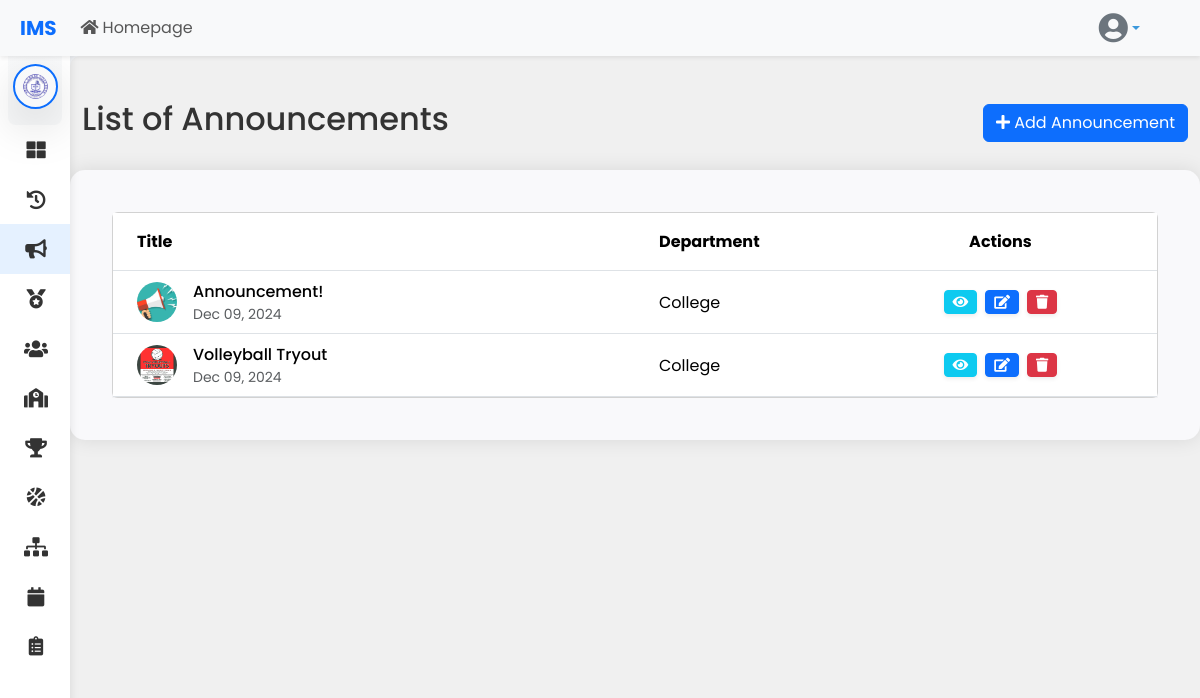
Page /announcements/adminannouncement.php (signed in) on the committed database.
### tables this page shows
CREATE TABLE `schools` (
  `school_id` int(11) NOT NULL,
  `logo` varchar(255) DEFAULT NULL,
  `school_name` varchar(255) NOT NULL,
  `school_code` varchar(50) NOT NULL,
  `address` text DEFAULT NULL,
  `created_at` timestamp NOT NULL DEFAULT current_timestamp(),
  `updated_at` timestamp NOT NULL DEFAULT current_timestamp() ON UPDATE current_timestamp()
);

CREATE TABLE `announcement` (
  `id` int(11) NOT NULL,
  `title` varchar(255) NOT NULL,
  `message` text NOT NULL,
  `image` varchar(255) DEFAULT NULL,
  `school_id` int(11) DEFAULT NULL,
  `department_id` int(11) NOT NULL,
  `created_at` datetime DEFAULT current_timestamp()
);

CREATE TABLE `departments` (
  `id` int(11) NOT NULL,
  `department_name` enum('Elementary','JHS','SHS','College','System') NOT NULL,
  `school_id` int(11) DEFAULT NULL
);

### announcements/adminannouncement.php (the view, shortened to what this page needs)
<?php
$conn = con();
$user_id = $_SESSION['user_id'];
$sql = "SELECT role, school_id FROM users WHERE id = ?";
$stmt_select = mysqli_prepare($conn, $sql);
mysqli_stmt_bind_param($stmt_select, "i", $user_id);
mysqli_stmt_execute($stmt_select);
$result = mysqli_stmt_get_result($stmt_select);
if (mysqli_num_rows($result) > 0) {
    $user = mysqli_fetch_assoc($result);
    $school_id = $user['school_id'];
} else {
    header('Location: ims/login.php');
    exit();
}
$announcements_query = "SELECT a.*, d.department_name
                       FROM announcement a
                       LEFT JOIN departments d ON a.department_id = d.id
                       WHERE a.school_id = ?
                       ORDER BY a.id DESC";
$stmt_announcements = mysqli_prepare($conn, $announcements_query);
mysqli_stmt_bind_param($stmt_announcements, "i", $school_id);
mysqli_stmt_execute($stmt_announcements);
$announcements_result = mysqli_stmt_get_result($stmt_announcements);
include '../navbar/navbar.php';
?>
<!DOCTYPE html>
<html lang="en">
<head>
    <link href="https://cdn.jsdelivr.net/npm/bootstrap@5.3.3/dist/css/bootstrap.min.css" rel="stylesheet">
    <link rel="stylesheet" href="https://cdnjs.cloudflare.com/ajax/libs/font-awesome/5.15.4/css/all.min.css">
    <link rel="stylesheet" href="../styles/dashboard.css">
</head>
<body>
    <div class="wrapper">
        <?php
        $current_page = 'adminannouncement';
        include '../department_admin/sidebar.php';
        ?>
        <div id="content">
            <div class="container mt-4">
                <div class="d-flex justify-content-between align-items-center mb-4">
                    <h2>List of Announcements</h2>
                        <button type="button" class="btn btn-primary" data-bs-toggle="modal" data-bs-target="#addAnnouncementModal">
                            <i class="fas fa-plus"></i> Add Announcement
                        </button>
                </div>
            </div>
            <div class="card box">
                <div class="card-body">
                    <div class="table-responsive">
                        <div class="container-fluid p-0">
                            <div class="card shadow-sm">
                                <div class="card-body p-0">
                                    <table class="table table-hover align-middle mb-0">
                                        <thead class="bg-light">
                                            <tr>
                                                <th class="px-4 py-3" style="width: 50%">Title</th>
                                                <th class="px-4 py-3" style="width: 20%">Department</th>
                                                <th class="px-4 py-3 text-center" style="width: 30%">Actions</th>
                                            </tr>
                                        </thead>
                                        <tbody>
                                            <?php if (mysqli_num_rows($announcements_result) > 0): ?>
                                                <?php while ($row = mysqli_fetch_assoc($announcements_result)): ?>
                                                    <tr>
                                                        <td class="px-4 text-break">
                                                            <div class="d-flex align-items-center gap-3">
                                                                <?php if (!empty($row["image"])): ?>
                                                                    <div style="width: 40px; height: 40px; overflow: hidden;" class="rounded-circle bg-light d-flex align-items-center justify-content-center">
                                                                        <img src="<?= htmlspecialchars($row["image"]) ?>" alt="Announcement Image" class="img-fluid" style="object-fit: cover; width: 100%; height: 100%;">
                                                                    </div>
                                                                <?php else: ?>
                                                                    <div style="width: 40px; height: 40px;" class="rounded-circle bg-secondary d-flex align-items-center justify-content-center">
                                                                        <i class="fas fa-bullhorn text-white"></i>
                                                                    </div>
                                                                <?php endif; ?>
                                                                <div>
                                                                    <div class="fw-medium"><?= htmlspecialchars($row["title"]) ?></div>
                                                                    <small class="text-muted"><?= date('M d, Y', strtotime($row["created_at"])) ?></small>
                                                                </div>
                                                            </div>
                                                        </td>
                                                        <td class="px-4">
                                                            <?= htmlspecialchars($row["department_name"] ?? 'All Departments') ?>
                                                        </td>
                                                        <td class="px-4">
                                                            <div class="d-flex gap-2 justify-content-center">
                                                                <button class="btn btn-info btn-sm text-white shadow-sm view-btn"
                                                                    data-id="<?= htmlspecialchars($row['id']) ?>"
                                                                    title="View">
                                                                    <i class="fas fa-eye"></i>
                                                                </button>
                                                                <button class="btn btn-primary btn-sm shadow-sm edit-btn"
                                                                    data-id="<?= htmlspecialchars($row['id']) ?>"
                                                                    data-title="<?= htmlspecialchars($row['title']) ?>"
                                                                    data-message="<?= htmlspecialchars($row['message']) ?>"
                                                                    data-imagePath="<?= htmlspecialchars($row['image']) ?>"
                                                                    title="Edit">
                                                                    <i class="fas fa-edit"></i>
                                                                </button>
                                                                <button class="btn btn-danger btn-sm shadow-sm delete-btn"
                                                                    data-id="<?= htmlspecialchars($row['id']) ?>"
                                                                    title="Delete">
                                                                    <i class="fas fa-trash"></i>
                                                                </button>
                                                            </div>
                                                        </td>
                                                    </tr>
                                                <?php endwhile; ?>
                                            <?php endif; ?>
                                        </tbody>
                                    </table>
                                </div>
                            </div>
                        </div>
                    </div>
                </div>
            </div>
</body>
</html>

### department_admin/sidebar.php (shortened to what this page needs)
<?php
$school_id = $_SESSION['school_id'];
$role = $_SESSION['role'];
$conn = con();
$stmt = $conn->prepare("SELECT logo, school_name FROM schools WHERE school_id = ?");
$stmt->bind_param("i", $school_id);
$stmt->execute();
$result = $stmt->get_result();
$school = $result->fetch_assoc();
?>
<nav id="sidebar" class="mt-0 mt-sm-2 mt-md-3 mt-lg-4 mt-xl-5 overflow-auto">
    <div class="sidebar-header-logo text-center p-3 bg-light bg-gradient rounded-3 mx-2">
        <div class="d-flex justify-content-center align-items-center logo-container">
            <div class="position-relative logo-wrapper">
                <img src="../uploads/logos/<?php echo htmlspecialchars($school['logo']); ?>"
                    alt="<?php echo htmlspecialchars($school['school_name']); ?>"
                    class="img-fluid rounded-circle shadow-lg border border-2 border-primary p-2 logo-image"
                    style="max-width: 110px; height: auto; object-fit: contain;">
            </div>
        </div>
    </div>
    <ul class="list-unstyled components">
        <li class="<?php echo ($current_page == 'admindashboard') ? 'active' : ''; ?>">
            <a href="<?php echo ($role === 'School Admin') ? '../school_admin/schooladmindashboard.php' : '../department_admin/departmentadmindashboard.php'; ?>">
                <i class="fas fa-th-large"></i>
            </a>
        </li>
        <li class="<?php echo ($current_page == 'Logs') ? 'active' : ''; ?>">
            <a href="../user_logs/user_logs.php">
                <i class="fas fa-history"></i>
            </a>
        </li>
        <li class="<?php echo ($current_page == 'adminannouncement') ? 'active' : ''; ?>">
            <a href="../announcements/adminannouncement.php">
                <i class="fas fa-bullhorn"></i>
            </a>
        </li>
        <li class="<?php echo ($current_page == 'pointingsystem') ? 'active' : ''; ?>">
            <a href="../pointing_system/pointing_system.php">
                <i class="fas fa-medal"></i>
            </a>
        </li>
        <li class="nav-item">
            <a href="#usersSubmenu" data-bs-toggle="collapse" aria-expanded="false" class="dropdown-toggle <?php echo ($current_page == 'committeelist') ? 'active' : ''; ?>">
                <i class="fas fa-users"></i>
            </a>
        </li>
        <li class="nav-item">
            <a href="#departmentsSubmenu" data-bs-toggle="collapse" aria-expanded="false" class="dropdown-toggle <?php echo ($current_page == 'departments') ? 'active' : ''; ?>">
                <i class="fas fa-school"></i>
            </a>
        </li>
        <li class="nav-item">
            <a href="../rankings/leaderboards.php" class="<?php echo ($current_page == 'leaderboards') ? 'active' : ''; ?>">
                <i class="fas fa-trophy"></i>
            </a>
        </li>
        <li class="<?php echo ($current_page == 'games') ? 'active' : ''; ?>">
            <a href="../games/games.php">
                <i class="fas fa-basketball-ball"></i>
            </a>
        </li>
        <li class="nav-item">
            <a href="../brackets/admin_brackets.php" class="<?php echo ($current_page == 'Brackets') ? 'active' : ''; ?>">
                <i class="fas fa-sitemap"></i>
            </a>
        </li>
        <li class="nav-item">
            <a href="../schedule/schedule.php" class="<?php echo ($current_page == 'schedule') ? 'active' : ''; ?>">
                <i class="fas fa-calendar"></i>
            </a>
        </li>
        <li class="nav-item">
            <a href="#matchlistSubmenu" data-bs-toggle="collapse" aria-expanded="false" class="dropdown-toggle <?php echo ($current_page == 'matchlist') ? 'active' : ''; ?>">
                <i class="fas fa-clipboard-list"></i>
            </a>
        </li>
    </ul>
</nav>

### styles/dashboard.css (style rules this page uses)
:root { --primary-color: #3C99DC; --secondary-color: #23b788; --accent-color: #DE2C7C; --background-color: #f4f6f9; --sidebar-color: #2C3E50; --sidebar-hover-color: #1A252F; --text-color: #ffffff; --card-bg-color: #ffffff; --card-text-color: #333333; --sidebar-width: 250px; --sidebar-mini-width: 70px; --transition-speed: 0.3s; --body-bg: #f4f6f9; }
body { font-family: 'Poppins', sans-serif; background: var(--background-color); color: var(--card-text-color); margin: 0; padding: 0; overflow-x: hidden; }
a { color: var(--primary-color); text-decoration: none; transition: color 0.3s; }
h2 { color: var(--card-text-color); }
html, body { height: 100%; margin: 0; padding: 0; overflow-x: hidden; }
#sidebar { min-width: var(--sidebar-mini-width); max-width: var(--sidebar-mini-width); position: fixed; left: 0; top: 0; z-index: 999; transition: all var(--transition-speed); background: var(--card-bg-color); box-shadow: 0 0 10px rgba(0, 0, 0, 0.1); overflow-y: auto; height: 100vh; padding-bottom: 60px; }
.logo-image { width: 45px; transition: all var(--transition-speed); }
#sidebar ul { padding: 0; margin: 0; list-style: none; }
#sidebar ul li a { padding: 0.8rem 1rem; display: flex; align-items: center; white-space: nowrap; overflow: hidden; color: var(--card-text-color); text-decoration: none; transition: all var(--transition-speed); }
#sidebar ul li a i { min-width: calc(var(--sidebar-mini-width) - 30px); text-align: center; font-size: 1.2rem; margin-right: 0.75rem; }
#sidebar .active { background-color: rgba(0, 123, 255, 0.1); color: var(--primary-color); }
#content { width: calc(100% - var(--sidebar-mini-width)); margin-left: var(--sidebar-mini-width); min-height: 100vh; transition: all var(--transition-speed); position: relative; padding-top: 20px; border-top-left-radius: 10px; background-color: #f0f0f0; }
.card.box { padding: 18px; background: #f9f9fb; border-radius: 8px; color: #333; text-align: center; border: 1px solid #e0e0e0; box-shadow: 0 2px 6px rgba(0, 0, 0, 0.05); transition: transform 0.2s ease, box-shadow 0.2s ease; flex: 1 0 30%; }

### announcements/adminannouncement.php (style rules this page uses)
.card.box { border: none; border-radius: 15px; box-shadow: 0 0 20px rgba(0, 0, 0, 0.1); }
.card-body { padding: 1.5rem; }

### rows in the picture
schools: logo (picture)
announcement: image (picture), title "Announcement!", created_at "Dec 09, 2024", department.department_name "College"
announcement: image (picture), title "Volleyball Tryout", created_at "Dec 09, 2024", department.department_name "College"
